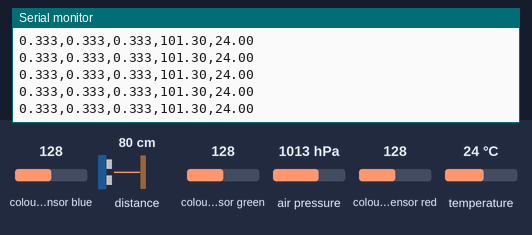
Bench run of a sketch on a simulated Arduino Nano 33 BLE. On the bench: the last lines printed to the serial monitor. The test bench sets the inputs (shaded band); at power-on: colour sensor blue 128, colour sensor green 128, air pressure 1013 hPa, colour sensor red 128, temperature 24 °C, distance to the obstacle 80 cm.

Above: at 1.2 s.
1.3 s: colour sensor blue set to 5
At 1.9 s:
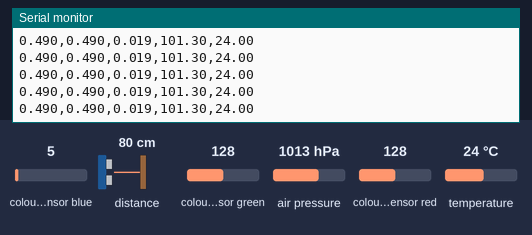
2.8 s: colour sensor green set to 5
At 3.9 s:
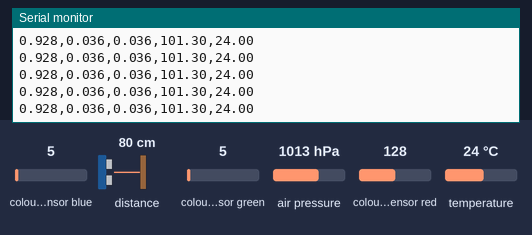
4.3 s: air pressure set to 952 hPa
At 5.1 s:
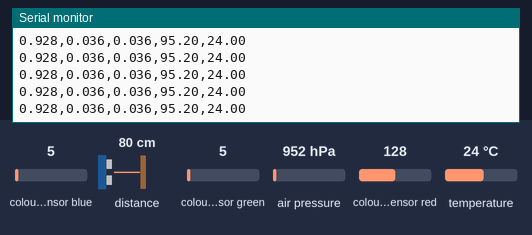
5.8 s: colour sensor red set to 5
At 6.7 s:
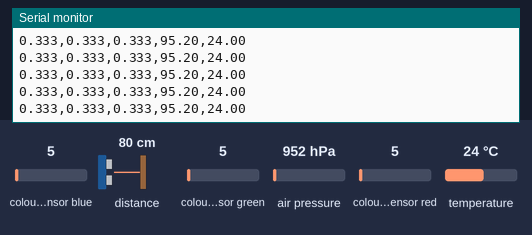
7.3 s: temperature set to 12 °C
At 8.0 s:
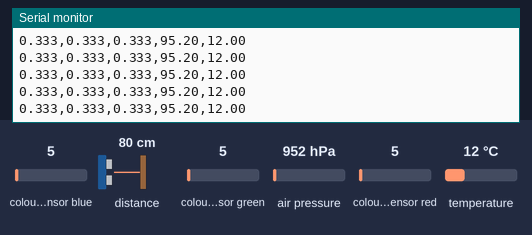
Timing chart, 0 to 9.8 s (numbered marks = the images above; inputs shaded):
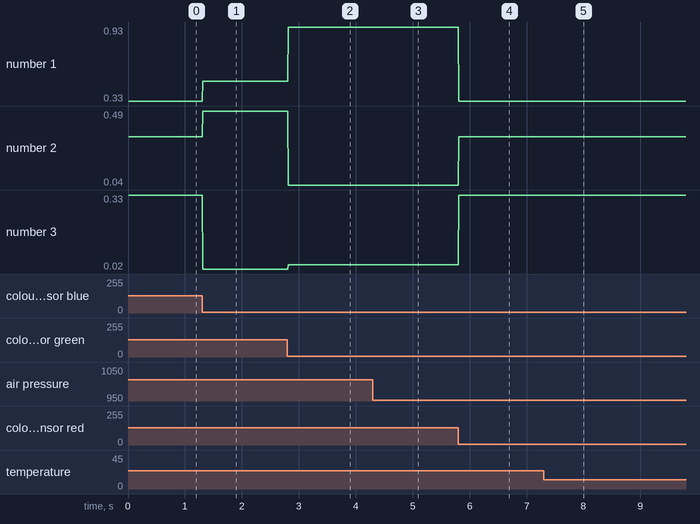

The sketch:

Recoleccion_de_datos.ino
```cpp
#include <Arduino_LPS22HB.h>
#include <Arduino_APDS9960.h> //RGB

void setup() {
  Serial.begin(115200); // Cambiado a 115200
  while (!Serial);

  if (!BARO.begin() || !APDS.begin()) {
    Serial.println("Failed to initialize pressure sensor!");
    while (1);
  }
}

void loop() {
  //Calculo del RGB
  int rojo, verde, azul, lum, prox;
  float sum;
  // se espera hasta que existan datos de color y proximidad en el sensor
  while (!APDS.colorAvailable() || !APDS.proximityAvailable()) {}

  // Lee los valores de color y luminosidad del sensor
  APDS.readColor(rojo, verde, azul, lum);

  prox = APDS.readProximity();  //Lee el valor de proximidad del sensor

  sum = rojo + verde + azul;
  float redRatio = rojo / sum;
  float greenRatio = verde / sum;
  float blueRatio = azul / sum;

  //Calculo de la presion y la temperatura
  float pressure = BARO.readPressure(); // LPS22HB usa hPa por defecto

  float temperature = BARO.readTemperature();

  // Enviar los datos en formato CSV
  Serial.print(redRatio, 3);
  Serial.print(',');
  Serial.print(greenRatio, 3);
  Serial.print(',');
  Serial.print(blueRatio, 3);
  Serial.print(',');
  Serial.print(pressure);
  Serial.print(",");
  Serial.println(temperature);
}
```

Measured:
- after the input at 1.3 s, the serial monitor: prints a new line at once (image 1)
- after the input at 2.8 s, the serial monitor: prints a new line at once (image 2)
- after the input at 4.3 s, the serial monitor: prints a new line at once (image 3)
- after the input at 5.8 s, the serial monitor: prints a new line at once (image 4)
- after the input at 7.3 s, the serial monitor: prints a new line at once (image 5)
- plotted number 1: 0.33 → 0.49 after the input at 1.3 s, 0.49 → 0.93 after the input at 2.8 s, 0.93 → 0.33 after the input at 5.8 s
- plotted number 2: 0.33 → 0.49 after the input at 1.3 s, 0.49 → 0.04 after the input at 2.8 s, 0.04 → 0.33 after the input at 5.8 s
- plotted number 3: 0.33 → 0.02 after the input at 1.3 s, 0.02 → 0.04 after the input at 2.8 s, 0.04 → 0.33 after the input at 5.8 s
